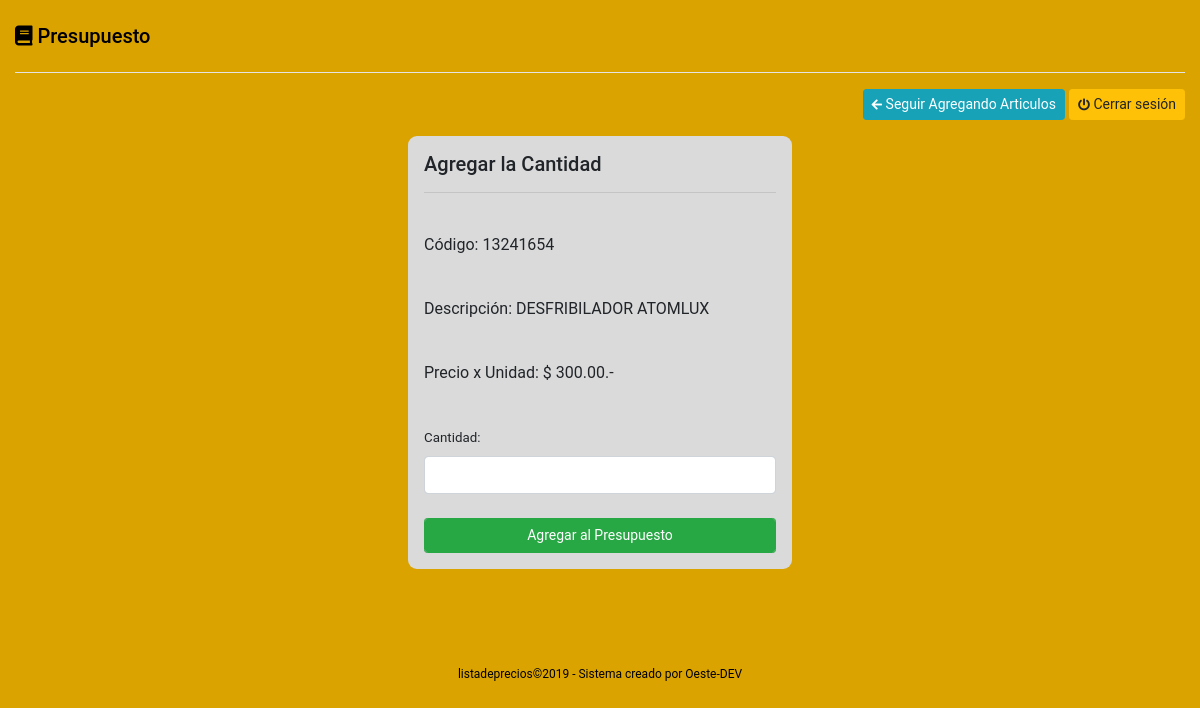
/agregarCantidad.php?id=48 (signed in), run on the app's committed database.
### tables this page shows
CREATE TABLE IF NOT EXISTS `articulo` (
  `id_articulo` int(255) NOT NULL AUTO_INCREMENT,
  `codigo` varchar(255) NOT NULL,
  `descripcion` varchar(255) NOT NULL,
  `preciodecompra` decimal(10,2) NOT NULL,
  `porcentaje` decimal(10,2) NOT NULL,
  `ganancia` decimal(10,2) NOT NULL,
  `preciofinal` decimal(10,2) NOT NULL,
  PRIMARY KEY (`id_articulo`)
);

### agregarCantidad.php (the view, shortened to what this page needs)
<!DOCTYPE html>
<html lang="es">
<?php include 'header.php';?>
<body>
  <div class="container-fluid mt-4">
    <div class="row">
      <div class="col-md-6">
        <h5 style="color: black;"><i class="fa fa-book" style="font-size: 20px;"></i>  Presupuesto </h5>
      </div>
      <div class="col-md-6">
      </div>
    </div>
    <hr class="bg-white">
    <div class="row">
      <div class="col-md-6">
      </div>
      <div class="col-md-6 text-right">
        <a class="btn btn-info btn-sm" href="home.php" ><i class="fa fa-arrow-left"></i> Seguir Agregando Articulos</a>
        <a class="btn btn-warning btn-sm" href="logout.php"><i class="fa fa-power-off"></i> Cerrar sesión</a>
      </div>
    </div>
    <div class="row mt-2">
      <div class="col-md-4 offset-md-4 p-2">
        <div id="seleccion" class="formulario">
          <h5>Agregar la Cantidad</h5>
          <hr>
          <br>
          <?php
          require_once ("conexion/conexion.php");
          $id= $_GET['id'];
          $query_art=mysqli_query($conn,"select codigo, descripcion, preciofinal from articulo where id_articulo='$id'");
          while($row=mysqli_fetch_array($query_art)) {
            ?>
              <p>Código: <?php echo $row['codigo']; ?></p><br>
              <p>Descripción: <?php echo $row['descripcion']; ?></p><br>
              <p>Precio x Unidad: $ <?php echo $row['preciofinal']; ?>.-</p><br>
              <form action="procesos/tochart.php" method="post">
                <label>Cantidad:</label>
                <input class="form-control" type="number" min="1" name="cantidad" id="cantidad"><br>
                <input class="form-control btn btn-success btn-sm" type="submit" value="Agregar al Presupuesto">
             </form>
            <?php
            }
            ?>
        </div>
        <br><br><br>
      </div>
    </div>
  </div>
  <?php include 'footer.php';?>
</body>
</html>

### data on the page
articulo: codigo "13241654", descripcion "DESFRIBILADOR ATOMLUX", preciofinal "300.00"
